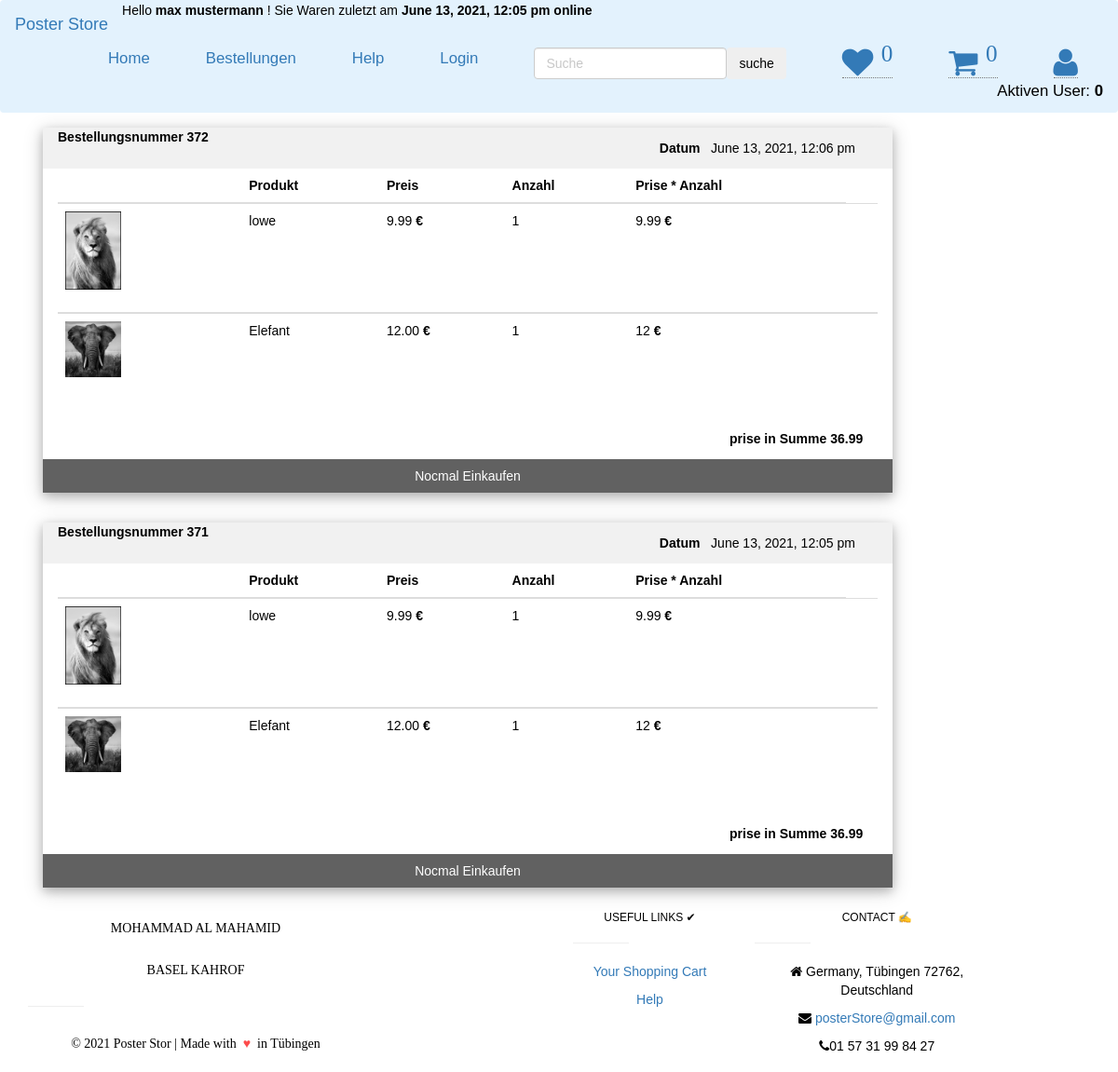
Page /php/orderView.php (signed in) on the committed database.
### tables this page shows
CREATE TABLE `order_` (
  `OrderID` int(11) NOT NULL,
  `userIdFK` int(11) NOT NULL,
  `value` decimal(5,2) NOT NULL,
  `Bestellung_time` varchar(30) NOT NULL
);

CREATE TABLE `order_products` (
  `id` int(11) NOT NULL,
  `orderIDFK` int(11) NOT NULL,
  `productIDFK` int(11) NOT NULL,
  `amount` int(11) NOT NULL
);

CREATE TABLE `products` (
  `id` int(11) NOT NULL,
  `product_code` varchar(50) NOT NULL,
  `name` varchar(50) NOT NULL,
  `description` varchar(255) NOT NULL,
  `image` varchar(100) NOT NULL,
  `price` decimal(5,2) NOT NULL,
  `size` varchar(50) NOT NULL,
  `item` int(11) DEFAULT 10,
  `category` varchar(50) DEFAULT NULL
);

### php/orderView.php (the view, shortened to what this page needs)
<?php
    $userid = $_SESSION['uid'];
     try{
        $fpConnection =mysqli_connect("127.0.0.1", "root", "", "poster_store");
        $isOrderEmpty="SELECT * FROM order_ WHERE userIdFK='$userid'";
        $result= $fpConnection->query($isOrderEmpty);
        if($result->num_rows >0){
    ?>
<!DOCTYPE html>
<html lang="de">
<head>
    <link rel="stylesheet" href="../css/w3.css">
    <link href="../bootstrap/css/bootstrap.min.css" rel="stylesheet" media="screen">
    <link href="../fontawesome/css/font-awesome.css" rel="stylesheet">
    <link rel="stylesheet" href="../css/nav_styles.css">
    <link rel="stylesheet" href="../db/buy_it_again.php">
</head>
<body>
    <?php  include 'fregment/navbar.php' ?>
    <?php
    try{
        $fpConnection =mysqli_connect("127.0.0.1", "root", "", "poster_store");
        $sql ="SELECT * FROM order_ WHERE userIdFK ='$userid' ORDER BY OrderID DESC" ;
        $sql_result =$fpConnection->query($sql);
        if($sql_result){
            while($row = $sql_result->fetch_array()){
                $orderid = $row['OrderID'];
        ?>
    <section class="container">
        <div class="w3-card-4 w3-margin" style="width:80%">
            <header class="w3-container w3-light-grey">
                <div class="w3-col 12m w3-hide-small ">
                    <p> <b style="font-size:14px;"> Bestellungsnummer
                            <?php echo $row['OrderID']; ?>
                        </b>
                        <span class="w3-padding-large w3-right"> <b>Datum &nbsp;</b>
                            <?php echo $row['Bestellung_time']; ?>
                    </p>
                </div>
            </header>
            <div class="w3-container">
                <table class="table">
                    <thead>
                        <tr>
                            <th> </th>
                            <th>Produkt </th>
                            <th>Preis</th>
                            <th>Anzahl</th>
                            <th>Prise * Anzahl</th>
                        </tr>
                    </thead>
                    <?php
                    $order = "SELECT products.`id`, `orderIDFK`, `productIDFK`, `amount`, name,price,image FROM `order_products`, `products` WHERE  OrderIDFK = '$orderid' AND products.id =productIDFK";
                    $order_result = $fpConnection->query($order);
                    while($product =  $order_result->fetch_array()):
                 ?>
                    <tbody>
                        <tr>
                            <td>
                                <img src="../images/web/<?php echo $product['image']; ?>" alt="Avatar"
                                    class="w3-left  w3-margin-right w3-margin-bottom" style="width:60px">
                            </td>
                            <td>
                                <?php echo $product['name'];?>
                            </td>
                            <td>
                                <?php echo $product['price'];  ?> <b> &euro; </b>
                            </td>
                            <td>
                                <?php echo $product['amount'] ?>
                            </td>
                            <td>
                                <?php echo $product['amount'] * $product['price'];?> <b> &euro; </b>
                            </td>
                            <td>
                            </td>
                    </tr>
                    <?php  endwhile;?>
            </tbody>
            </table>
            </div>
            <div class="w3-col 12m w3-hide-small ">
                <p><span class="w3-padding-large w3-right"> <b>prise in Summe
                            <?php echo $row['value'];  ?> &nbsp;
                        </b>
            </div>
            <button id="buy_it_again" name="buy_it_again" class="w3-button w3-block w3-dark-grey">Nocmal
                Einkaufen</button>
        </div>
    </section>
    <?php
             }
        }
    }catch(Exception $e){
        echo "Fehler bei DB Verbindung". $e;
    }
    ?>
<?php include 'fregment/footer.php'; ?>
</body>
</html>
<?php
    }
   else {
        $_SESSION["emptyOrder"]="Sie haben noch keine Bestellungen vorgegeben!";
        header("Location: home.php");
    }
    }
    catch(Exception $e){
        echo "Fehler bi db verbindung". $e;
    }
?>

### css/w3.css (style rules this page uses)
*,*:before,*:after { box-sizing:inherit }
html { -ms-text-size-adjust:100%;-webkit-text-size-adjust:100% }
body { margin:0 }
article,aside,details,figcaption,figure,footer,header,main,menu,nav,section,summary { display:block }
img { border-style:none }
button,input,select,textarea { font:inherit;margin:0 }
button,input { overflow:visible }
button,select { text-transform:none }
button,html [type=button],[type=reset],[type=submit] { -webkit-appearance:button }
html,body { font-family:Verdana,sans-serif;font-size:15px;line-height:1.5 }
html { overflow-x:hidden }
img { margin-bottom:-5px }
.w3-btn,.w3-button { border:none;display:inline-block;outline:0;padding:8px 16px;vertical-align:middle;overflow:hidden;text-decoration:none;color:inherit;background-color:inherit;text-align:center;cursor:pointer;white-space:nowrap }
.w3-btn,.w3-button { -webkit-touch-callout:none;-webkit-user-select:none;-khtml-user-select:none;-moz-user-select:none;-ms-user-select:none;user-select:none }
.w3-block { display:block;width:100% }
.w3-container:after,.w3-container:before,.w3-panel:after,.w3-panel:before,.w3-row:after,.w3-row:before,.w3-row-padding:after,.w3-row-padding:before, .w3-cell-row:before,.w3-cell-row:after,.w3-clear:after,.w3-clear:before,.w3-bar:before,.w3-bar:after { content:"";display:table;clear:both }
.w3-col,.w3-half,.w3-third,.w3-twothird,.w3-threequarter,.w3-quarter { float:left;width:100% }
.w3-container,.w3-panel { padding:0.01em 16px }
.w3-card-4,.w3-hover-shadow:hover { box-shadow:0 4px 10px 0 rgba(0,0,0,0.2),0 4px 20px 0 rgba(0,0,0,0.19) }
.w3-margin { margin:16px!important }
.w3-margin-bottom { margin-bottom:16px!important }
.w3-margin-right { margin-right:16px!important }
.w3-padding-large { padding:12px 24px!important }
.w3-left { float:left!important }
.w3-right { float:right!important }
.w3-light-grey,.w3-hover-light-grey:hover,.w3-light-gray,.w3-hover-light-gray:hover { color:#000!important;background-color:#f1f1f1!important }
.w3-dark-grey,.w3-hover-dark-grey:hover,.w3-dark-gray,.w3-hover-dark-gray:hover { color:#fff!important;background-color:#616161!important }

### css/nav_styles.css (style rules this page uses)
body { margin: 0%; padding: 0%; color: black; font-family: Verdana, Geneva, Tahoma, sans-serif; }

### rows in the picture
order_: OrderID "372", Bestellung_time "June 13, 2021, 12:06 pm", value "36.99"
order_products: products.image (picture), products.name "lowe", products.price "9.99", amount "1"
order_products: products.image (picture), products.name "Elefant", products.price "12.00", amount "1", $product['amount']*$product['price'] "12"
order_: OrderID "371", Bestellung_time "June 13, 2021, 12:05 pm", value "36.99"
order_products: products.image (picture), products.name "lowe", products.price "9.99", amount "1"
order_products: products.image (picture), products.name "Elefant", products.price "12.00", amount "1", $product['amount']*$product['price'] "12"

### other values in the picture
$_SESSION['firstname'] "max"
$_SESSION['lastname'] "mustermann"
$_SESSION['lastTimeChange'] "June 13, 2021, 12:05 pm"
$wish_listItem "0"
$cartItem "0"
